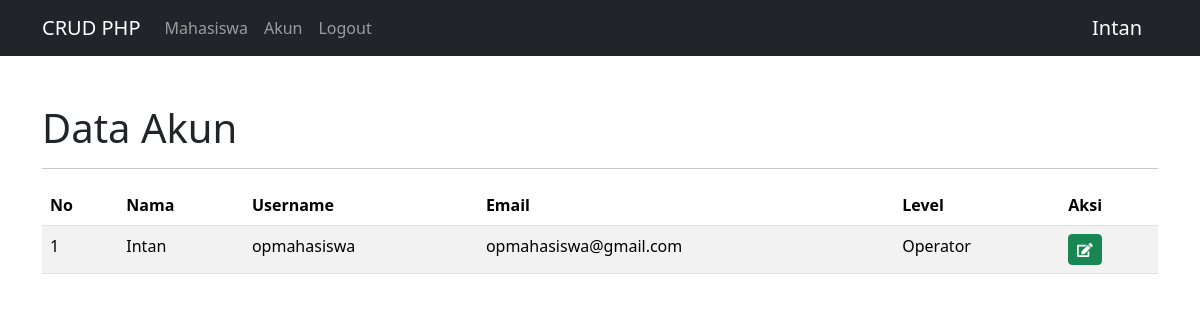
Page /crud-modal2.php (signed in) on the committed database.
### tables this page shows
CREATE TABLE `akun` (
  `id` int(11) NOT NULL,
  `nama` varchar(100) NOT NULL,
  `username` varchar(100) NOT NULL,
  `email` varchar(50) NOT NULL,
  `password` varchar(255) NOT NULL,
  `level` varchar(2) NOT NULL
);

### config/controller.php (called while the page is built, shortened)
<?php
require_once("database.php");
function query($query) {
    global $conn;
    $result     = mysqli_query($conn, $query);
    $rows       =[];
    while ($row = mysqli_fetch_assoc($result)) {
        $rows[] = $row;
    }
    return $rows;
}

### crud-modal2.php (the view, shortened to what this page needs)
<?php
include 'layout/header2.php';
$users = query("SELECT * FROM akun");
$id_akun = $_SESSION['id'];
$data_bylogin =query("SELECT * FROM akun WHERE id ='$id_akun'");
?>
<div class="container mt-5">
    <h1>Data Akun</h1>
    <hr>
    <table class="table table-striped mt-3">
        <thead>
            <tr>
                <th>No</th>
                <th>Nama</th>
                <th>Username</th>
                <th>Email</th>
                <th>Level</th>
                <th>Aksi</th>
            </tr>
        </thead>
        <tbody>
            <?php $no=1;?>
            <?php if($_SESSION['level'] == 1) : ?>
            <?php foreach ($users as $user) :?>
            <tr>
                <td><?=$no++;?></td>
                <td><?=$user['nama']?></td>
                <td><?=$user['username'];?></td>
                <td><?=$user['email']?></td>
                <td><?=$user['level'] == 1 ? 'Admin' : 'Operator' ?></td>
                <td>
                    <button type="button" class="btn btn-sm btn-success" data-bs-toggle="modal"
                        data-bs-target="#modalEdit<?=$user['id'];?>" title="Edit">
                        <i class="fas fa-edit"></i>
                    </button>
                    <button type="button" class="btn btn-sm btn-danger" data-bs-toggle="modal"
                        data-bs-target="#modalHapus<?=$user['id'];?>" title="Hapus">
                        <i class=" fas fa-trash-alt"></i>
                    </button>
                </td>
            </tr>
            <?php endforeach;?>
            <?php else: ?>
            <?php foreach ($data_bylogin as $user) :?>
            <tr>
                <td><?=$no++;?></td>
                <td><?=$user['nama']?></td>
                <td><?=$user['username'];?></td>
                <td><?=$user['email']?></td>
                <td><?=$user['level'] == 1 ? 'Admin' : 'Operator' ?></td>
                <td>
                    <button type="button" class="btn btn-sm btn-success" data-bs-toggle="modal"
                        data-bs-target="#modalEdit<?=$user['id'];?>" title="Edit">
                        <i class="fas fa-edit"></i>
                    </button>
                </td>
            </tr>
            <?php endforeach;?>
            <?php endif; ?>
        </tbody>
    </table>
</div>
<?php include 'layout/footer2.php';?>

### rows in the picture
akun: nama "Intan", username "opmahasiswa", email "opmahasiswa@gmail.com", level "Operator"

### other values in the picture
$_SESSION['nama'] "Intan"
